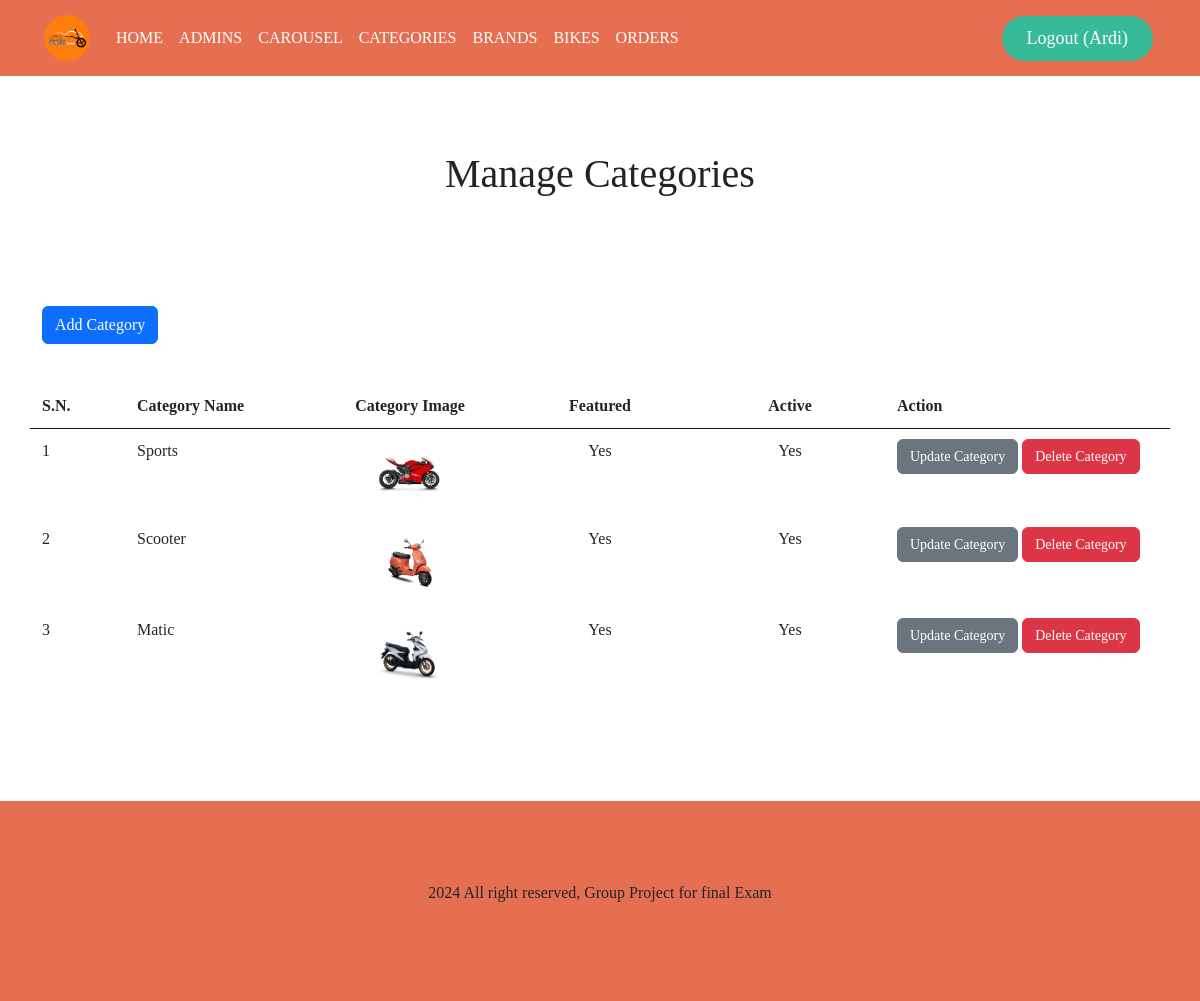
/admin/manage-categories.php (signed in), run on the app's committed database.
### tables this page shows
CREATE TABLE `categories` (
  `category_id` int(13) UNSIGNED NOT NULL,
  `name` varchar(50) NOT NULL,
  `category_image` varchar(255) NOT NULL,
  `featured` varchar(10) NOT NULL,
  `active` varchar(10) NOT NULL
);

### admin/manage-categories.php (the view, shortened to what this page needs)
<?php
    include('partials/header.php')
?>
    <div class="container padding-top padding-content">
        <h1 class="padding-title text-center">Manage Categories</h1>
        <div class="padding-title padding-top-2">
            <a href="<?php echo SITEURL; ?>admin/add-category.php" class="btn btn-primary">Add Category</a>
        </div>
        <div class="row tb-header">
            <div class="col-1">
                S.N.
            </div>
            <div class="col-2">
                Category Name
            </div>
            <div class="col-2 text-center">
                Category Image
            </div>
            <div class="col-2 text-center">
                Featured
            </div>
            <div class="col-2 text-center">
                Active
            </div>
            <div class="col-3">
                Action
            </div>
        </div>
        <?php
            $sql = "SELECT * FROM categories";
            $res = mysqli_query($conn, $sql);
            $count = mysqli_num_rows($res);
            $sn=1;
            if($count>0)
            {
                while($row = mysqli_fetch_assoc($res))
                {
                    $id = $row['category_id'];
                    $name = $row['name'];
                    $category_image = $row['category_image'];
                    $featured = $row['featured'];
                    $active = $row['active'];
                    ?>
                        <div class="row tb-content">
                            <div class="col-1">
                                <?php echo $sn++; ?>
                            </div>
                            <div class="col-2">
                                <?php echo $name ?>
                            </div>
                            <div class="col-2 align-items-center d-flex justify-content-center">
                                <?php
                                    if($category_image!="")
                                    {
                                        ?>
                                            <img src="<?php echo SITEURL; ?>images/category/<?php echo $category_image; ?>" style="width: 100px;">
                                        <?php
                                    }
                                    else
                                    {
                                        echo "<div class='notice-text-failed'>No Image Found</div>";
                                    }
                                ?>
                            </div>
                            <div class="col-2 text-center">
                                <?php echo $featured ?>
                            </div>
                            <div class="col-2 text-center">
                                <?php echo $active ?>
                            </div>
                            <div class="col-3 btn-category">
                                <a href="<?php echo SITEURL; ?>admin/update-category.php?id=<?php echo $id; ?>" class="btn btn-secondary">Update Category</a>
                                <a href="<?php echo SITEURL; ?>admin/delete-category.php?id=<?php echo $id; ?>&category_image=<?php echo $category_image; ?>" class="btn btn-danger">Delete Category</a>
                            </div>
                        </div>
                    <?php
                }
            }
            else
            {
                ?>
                    <div class="notice-text-failed text-center">No Category Added</div>
                <?php
            }
        ?>
    </div>
<?php
    include('partials/footer.php')
?>

### admin/partials/header.php (shortened to what this page needs)
<!DOCTYPE html>
<html lang="en">
<head>
    <link href="https://cdn.jsdelivr.net/npm/bootstrap@5.3.6/dist/css/bootstrap.min.css" rel="stylesheet">
    <link rel="stylesheet" href="../css/admin.css">
    <link href='https://unpkg.com/boxicons@2.1.4/css/boxicons.min.css' rel='stylesheet'>
</head>
<body>
    <nav class="navbar navbar-expand-lg main-color">
    <div class="container">
            <a class="navbar-brand text-white" href="#"><img src="../images/logo/mertha_logo.png" alt="" style="width: 50px; height: 50px; line-height: 10px;"></a>
        <div class="offcanvas offcanvas-end" tabindex="-1" id="offcanvasNavbar" aria-labelledby="offcanvasNavbarLabel">
                <div class="offcanvas-body">
                    <div class="navbar-collapse" id="navbarSupportedContent">
                        <ul class="navbar-nav me-auto mb-2 mb-lg-0">
                        <li class="nav-item">
                            <a class="nav-link active text-white" aria-current="page" href="index.php">HOME</a>
                        </li>
                            <li class="nav-item">
                                <a class="nav-link text-white" href="manage-admins.php">ADMINS</a>
                            </li>
                            <li class="nav-item">
                                <a class="nav-link text-white" href="manage-carousel.php">CAROUSEL</a>
                            </li>
                            <li class="nav-item">
                                <a class="nav-link text-white" href="manage-categories.php">CATEGORIES</a>
                            </li>
                            <li class="nav-item">
                                <a class="nav-link text-white" href="manage-brands.php">BRANDS</a>
                            </li>
                            <li class="nav-item">
                                <a class="nav-link text-white" href="manage-bikes.php">BIKES</a>
                            </li>
                            <li class="nav-item">
                                <a class="nav-link text-white" href="manage-orders.php">ORDERS</a>
                            </li>
                        </ul>
                    <?php
                    if (isset($_SESSION['first_name'])) {
                        echo '<a href="logout.php" class="login-btn">Logout (' . $_SESSION['first_name'] . ')</a>';
                    } else {
                        echo '<a href="login.php" class="login-btn">Login</a>';
                    }
                    ?>
                </div>
            </div>
        </div>
    </nav>

### admin/partials/footer.php (shortened to what this page needs)
    <section>
        <div class="footer">
            <div class="end-text">
                <p>2024 All right reserved, Group Project for final Exam</p>
            </div>
        </div>
    </section>
</body>
</html>

### css/admin.css (style rules this page uses)
* { padding: 0; margin: 0; box-sizing: border-box; font-family: 'Poppins', 'sans-serif'; text-decoration: none; list-style: none; scroll-behavior: smooth; }
:root { --bg-color: #fff; --text-color: #221314; --main-color: #E76F51; --second-color: #f4A261; --third-color: #E9C46A; --fourth-color: #36BA98; --p-font-size: 12px; }
.padding-top { padding-top: 150px; }
.padding-top-2 { padding-top: 50px; }
.padding-content { padding-bottom: 100px; }
.padding-title { padding-bottom: 50px; }
.main-color { background-color: var(--main-color); }
.navbar { position: fixed; z-index: 1000; width: 100%; transition: ease .40s; }
#offcanvasNavbar { display: block; width: 60%; background-color: var(--main-color); }
.offcanvas-body { padding-top: 5px; }
.login-btn { font-size: 18px; color: var(--bg-color); background-color: var(--fourth-color); border-radius: 25px; padding: 9px 25px; cursor: pointer; text-align: center; list-style: none; text-decoration: none; margin-right: 5px; }
.tb-header { padding-bottom: 10px; border-bottom: 1px solid var(--text-color); font-weight: 700; }
.tb-content { padding: 10px 0px; font-weight: 200; }
.btn-category a { font-size: 14px; }
.footer { background-color: var(--main-color); height: 200px; display: flex; align-items: center; margin: auto; }
.end-text { display: flex; align-items: center; margin: auto; }

### data on the page
categories: name "Sports", category_image (picture), featured "Yes", active "Yes"
categories: name "Scooter", category_image (picture), featured "Yes", active "Yes"
categories: name "Matic", category_image (picture), featured "Yes", active "Yes"

### other printed values
$_SESSION['first_name'] "Ardi"
